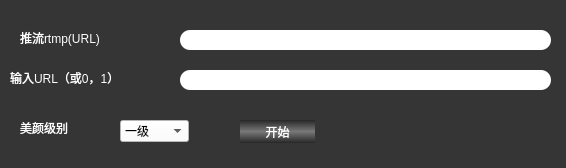
<?xml version="1.0" encoding="UTF-8"?>
<ui version="4.0">
 <class>XRtmpStreamerClass</class>
 <widget class="QWidget" name="XRtmpStreamerClass">
  <property name="geometry">
   <rect>
    <x>0</x>
    <y>0</y>
    <width>566</width>
    <height>168</height>
   </rect>
  </property>
  <property name="windowTitle">
   <string>XRtmpStreamer</string>
  </property>
  <property name="windowIcon">
   <iconset resource="xrtmpstreamer.qrc">
    <normaloff>:/XRtmpStreamer/Resources/push.ico</normaloff>:/XRtmpStreamer/Resources/push.ico</iconset>
  </property>
  <property name="styleSheet">
   <string notr="true">QLabel
{
	color: rgb(255, 255, 255);
	font: 75 12pt &quot;黑体&quot;;
}

QWidget
{
	background-color:rgb(53, 53, 53);
}

QPushButton:hover
{
	background-color:qlineargradient(spread:pad, x1:0,y1:0, x2:0, y2:1, stop:0 rgba(120,120,120,255), stop:0.495 rgba(39, 39,39, 255), stop:0.505 rgba(39, 39, 39, 255), stop:1 rgba(120, 120, 120, 120, 255));
	border:none;
	border-radius:15px;
	color:rgb(255, 255, 255);
	font: 75 12pt &quot;黑体&quot;;
}

QPushButton:!hover
{
	background-color: qlineargradient(spread:pad, x1:0, y1:0, x2:0, y2:1, stop:0 rgba(39, 39, 39, 255), stop:0.495 rgba(120, 120, 120, 255), stop:0.505 rgba(120,120, 120, 255), stop:1 rgba(39, 39,39, 255));
 border: none;
border-radius:15px;
color: rgb(255, 255, 255);
font: 75 12pt &quot;黑体&quot;;
}

QLineEdit
{
border-radius:10px;
background-color:rgb(255, 255, 255);
font: 75 12pt &quot;黑体&quot;;
}

QComboBox
{
background-color:rgb(255, 255, 255);
font: 75 12pt &quot;黑体&quot;;
}
</string>
  </property>
  <widget class="QLineEdit" name="outUrl">
   <property name="geometry">
    <rect>
     <x>180</x>
     <y>30</y>
     <width>371</width>
     <height>20</height>
    </rect>
   </property>
   <property name="styleSheet">
    <string notr="true"/>
   </property>
  </widget>
  <widget class="QLabel" name="label">
   <property name="geometry">
    <rect>
     <x>20</x>
     <y>30</y>
     <width>101</width>
     <height>16</height>
    </rect>
   </property>
   <property name="text">
    <string>推流rtmp(URL)</string>
   </property>
  </widget>
  <widget class="QLabel" name="label_2">
   <property name="geometry">
    <rect>
     <x>10</x>
     <y>70</y>
     <width>151</width>
     <height>16</height>
    </rect>
   </property>
   <property name="text">
    <string>输入URL（或0，1）</string>
   </property>
  </widget>
  <widget class="QLineEdit" name="inUrl">
   <property name="geometry">
    <rect>
     <x>180</x>
     <y>70</y>
     <width>371</width>
     <height>20</height>
    </rect>
   </property>
  </widget>
  <widget class="QPushButton" name="startButton">
   <property name="geometry">
    <rect>
     <x>240</x>
     <y>120</y>
     <width>75</width>
     <height>23</height>
    </rect>
   </property>
   <property name="text">
    <string>开始</string>
   </property>
  </widget>
  <widget class="QLabel" name="label_3">
   <property name="geometry">
    <rect>
     <x>20</x>
     <y>120</y>
     <width>81</width>
     <height>16</height>
    </rect>
   </property>
   <property name="text">
    <string>美颜级别</string>
   </property>
  </widget>
  <widget class="QComboBox" name="face">
   <property name="geometry">
    <rect>
     <x>120</x>
     <y>120</y>
     <width>69</width>
     <height>22</height>
    </rect>
   </property>
   <item>
    <property name="text">
     <string>一级</string>
    </property>
   </item>
   <item>
    <property name="text">
     <string>二级</string>
    </property>
   </item>
   <item>
    <property name="text">
     <string>三级</string>
    </property>
   </item>
  </widget>
 </widget>
 <layoutdefault spacing="6" margin="11"/>
 <resources>
  <include location="xrtmpstreamer.qrc"/>
 </resources>
 <connections>
  <connection>
   <sender>startButton</sender>
   <signal>clicked()</signal>
   <receiver>XRtmpStreamerClass</receiver>
   <slot>Stream()</slot>
   <hints>
    <hint type="sourcelabel">
     <x>285</x>
     <y>149</y>
    </hint>
    <hint type="destinationlabel">
     <x>212</x>
     <y>-106</y>
    </hint>
   </hints>
  </connection>
 </connections>
 <slots>
  <slot>Stream()</slot>
 </slots>
</ui>
